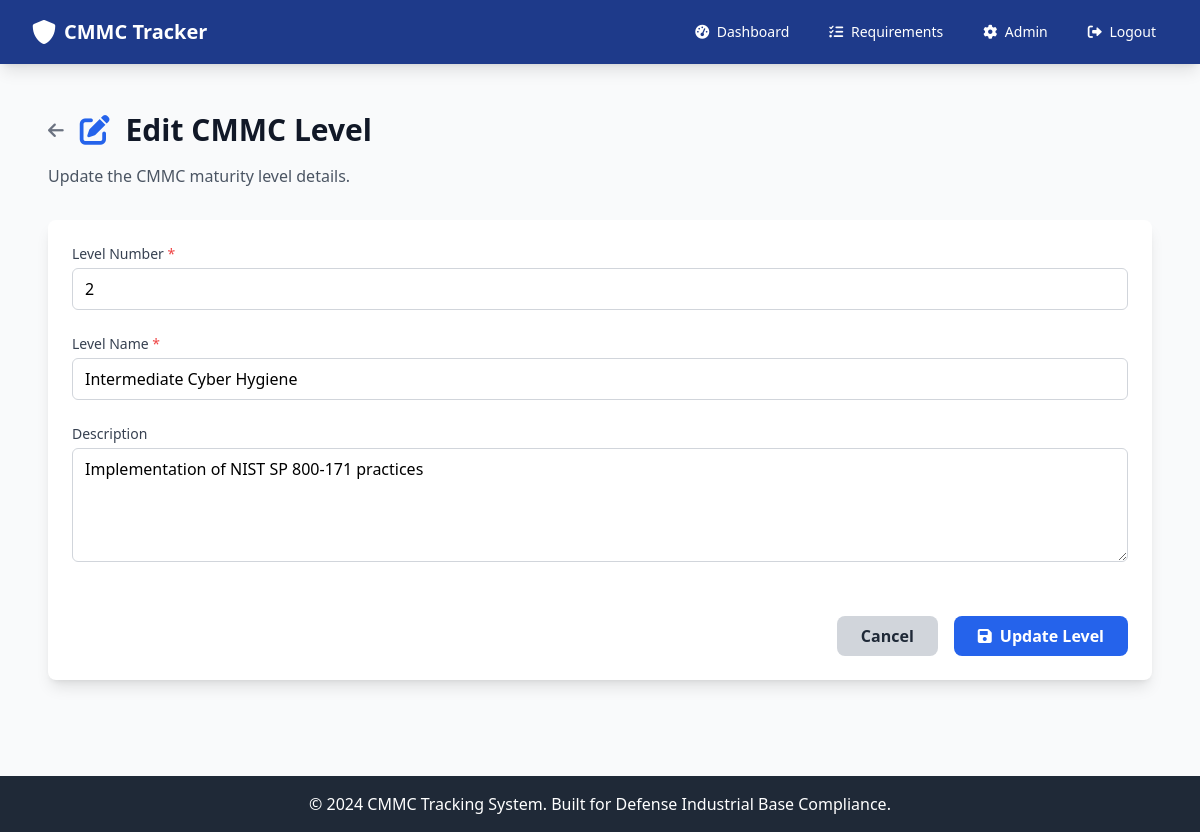
The app's page /admin/levels/edit/2 (signed in) with its own data.
### app.py (models this page shows)
class CMMCLevel(db.Model):
    __tablename__ = 'cmmc_level'
    id = db.Column(db.Integer, primary_key=True)
    level_number = db.Column(db.Integer, unique=True, nullable=False)
    name = db.Column(db.String(100), nullable=False)
    description = db.Column(db.Text)
    created_at = db.Column(db.DateTime, default=datetime.utcnow)

### app.py (the view, shortened to what this page needs)
@app.route('/admin/levels/edit/<int:id>', methods=['GET', 'POST'])
@admin_required
def admin_edit_level(id):
    level = CMMCLevel.query.get_or_404(id)
    return render_template('admin/edit_level.html', level=level)

### app.py (called while the page is built)
def admin_required(f):
    @wraps(f)
    def decorated_function(*args, **kwargs):
        if 'user_id' not in session:
            flash('Please log in to access this page.', 'warning')
            return redirect(url_for('login'))
        user = User.query.get(session['user_id'])
        if not user or user.role != 'admin':
            flash('Admin access required.', 'error')
            return redirect(url_for('dashboard'))
        return f(*args, **kwargs)
    return decorated_function

### templates/admin/edit_level.html (shortened to what this page needs)
{% extends "base.html" %}
{% block content %}
<div class="px-4 py-6">
    <div class="mb-8">
        <div class="flex items-center mb-4">
            <a href="{{ url_for('admin_levels') }}" class="text-gray-500 hover:text-gray-700 mr-4">
                <i class="fas fa-arrow-left text-lg"></i>
            </a>
            <h1 class="text-3xl font-bold text-gray-900">
                <i class="fas fa-edit text-blue-600 mr-2"></i>
                Edit CMMC Level
            </h1>
        </div>
        <p class="text-gray-600">Update the CMMC maturity level details.</p>
    </div>
    <div class="bg-white shadow-lg rounded-lg">
        <form method="POST" class="space-y-6 p-6">
            <div>
                <label for="level_number" class="block text-sm font-medium text-gray-700 mb-1">
                    Level Number <span class="text-red-500">*</span>
                </label>
                <input type="number" id="level_number" name="level_number" required min="1" max="5"
                       value="{{ level.level_number }}"
                       class="w-full border border-gray-300 rounded-md px-3 py-2 focus:outline-none focus:ring-blue-500 focus:border-blue-500"
                       placeholder="e.g., 1">
            </div>
            <div>
                <label for="name" class="block text-sm font-medium text-gray-700 mb-1">
                    Level Name <span class="text-red-500">*</span>
                </label>
                <input type="text" id="name" name="name" required
                       value="{{ level.name }}"
                       class="w-full border border-gray-300 rounded-md px-3 py-2 focus:outline-none focus:ring-blue-500 focus:border-blue-500"
                       placeholder="e.g., Basic Cyber Hygiene">
            </div>
            <div>
                <label for="description" class="block text-sm font-medium text-gray-700 mb-1">
                    Description
                </label>
                <textarea id="description" name="description" rows="4"
                          class="w-full border border-gray-300 rounded-md px-3 py-2 focus:outline-none focus:ring-blue-500 focus:border-blue-500"
                          placeholder="Describe this CMMC maturity level...">{{ level.description or '' }}</textarea>
            </div>
            <div class="flex justify-end space-x-4 pt-6">
                <a href="{{ url_for('admin_levels') }}"
                   class="bg-gray-300 hover:bg-gray-400 text-gray-800 font-bold py-2 px-6 rounded-lg transition duration-200">
                    Cancel
                </a>
                <button type="submit"
                        class="bg-blue-600 hover:bg-blue-700 text-white font-bold py-2 px-6 rounded-lg transition duration-200">
                    <i class="fas fa-save mr-2"></i>Update Level
                </button>
            </div>
        </form>
    </div>
</div>
{% endblock %}

### records on screen
CMMCLevel: level_number "2", name "Intermediate Cyber Hygiene", description "Implementation of NIST SP 800-171 practices"
